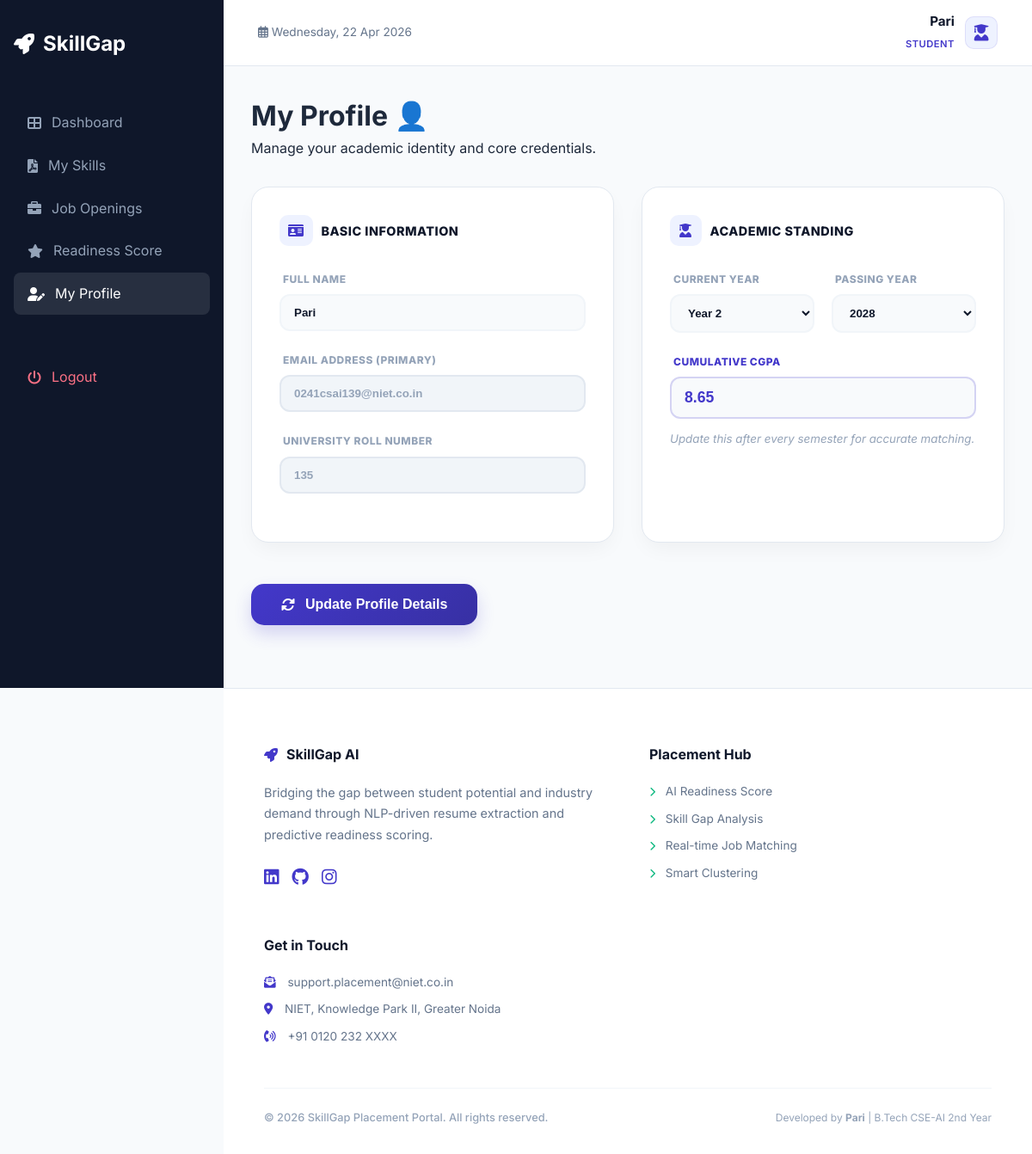
Screenshot of /student/my_profile.php (signed in) with the database file from the repository.
### tables this page shows
CREATE TABLE `students` (
  `student_id` int(11) NOT NULL,
  `name` varchar(100) NOT NULL,
  `roll_number` varchar(50) NOT NULL,
  `year` int(11) DEFAULT NULL,
  `cgpa` decimal(3,2) DEFAULT 0.00,
  `passing_year` int(11) DEFAULT NULL,
  `email` varchar(100) NOT NULL,
  `password` varchar(255) NOT NULL
);

### student/my_profile.php (the view, shortened to what this page needs)
<?php
require_once '../includes/db_connect.php';
$student_id = $_SESSION['user_id'];
$stmt = $pdo->prepare("SELECT * FROM students WHERE student_id = ?");
$stmt->execute([$student_id]);
$user = $stmt->fetch();
include '../includes/header.php';
?>
<div class="welcome-banner">
    <h1>My Profile 👤</h1>
    <p>Manage your academic identity and core credentials.</p>
</div>
<form method="POST" style="margin-top: 2rem;">
    <div class="dashboard-grid" style="grid-template-columns: 1fr 1fr;">
        <div class="profile-card">
            <h4 class="card-title"><i class="fas fa-id-card"></i> Basic Information</h4>
            <div class="custom-input-group">
                <label>Full Name</label>
                <input type="text" name="name" class="custom-input" value="<?= htmlspecialchars($user['name']) ?>" required>
            </div>
            <div class="custom-input-group">
                <label>Email Address (Primary)</label>
                <input type="text" class="custom-input" value="<?= $user['email'] ?>" disabled>
            </div>
            <div class="custom-input-group">
                <label>University Roll Number</label>
                <input type="text" class="custom-input" value="<?= $user['roll_number'] ?>" disabled>
            </div>
        </div>
        <div class="profile-card">
            <h4 class="card-title"><i class="fas fa-user-graduate"></i> Academic Standing</h4>
            <div style="display: grid; grid-template-columns: 1fr 1fr; gap: 20px;">
                <div class="custom-input-group">
                    <label>Current Year</label>
                    <select name="year" class="custom-select">
                        <?php for($i=1; $i<=4; $i++): ?>
                            <option value="<?= $i ?>" <?= $user['year'] == $i ? 'selected' : '' ?>>Year <?= $i ?></option>
                        <?php endfor; ?>
                    </select>
                </div>
                <div class="custom-input-group">
                    <label>Passing Year</label>
                    <select name="passing_year" class="custom-select">
                        <?php for($y=2024; $y<=2030; $y++): ?>
                            <option value="<?= $y ?>" <?= $user['passing_year'] == $y ? 'selected' : '' ?>><?= $y ?></option>
                        <?php endfor; ?>
                    </select>
                </div>
            </div>
            <div class="custom-input-group">
                <label style="color: var(--primary);">Cumulative CGPA</label>
                <input type="number" step="0.01" name="cgpa" class="custom-input" value="<?= $user['cgpa'] ?>" style="border-color: rgba(67, 56, 202, 0.2); font-size: 1.1rem; color: var(--primary);">
                <small style="color: #94a3b8; font-style: italic; margin-top: 5px;">Update this after every semester for accurate matching.</small>
            </div>
        </div>
        <div style="grid-column: span 2; text-align: left;">
            <button type="submit" name="update_profile" class="btn-update">
                <i class="fas fa-sync-alt"></i> Update Profile Details
            </button>
        </div>
    </div>
</form>
<?php include '../includes/footer.php'; ?>

### css/style.css (style rules this page uses)
:root { --primary: #4338ca; --primary-light: #eef2ff; --secondary: #0f172a; --accent: #10b981; --bg: #f8fafc; --text: #1e293b; --border-color: #e2e8f0; --white: #ffffff; --sidebar-width: 260px; }
* { margin: 0; padding: 0; box-sizing: border-box; }
body { font-family: 'Inter', sans-serif; background-color: var(--bg); color: var(--text); line-height: 1.6; overflow-x: hidden; }
.dashboard-grid { display: grid; grid-template-columns: repeat(auto-fit, minmax(300px, 1fr)); gap: 2rem; }

### student/my_profile.php (style rules this page uses)
.profile-card { background: white; border-radius: 20px; padding: 2rem; border: 1px solid var(--border-color); box-shadow: 0 10px 25px -5px rgba(0,0,0,0.05); height: 100%; }
.card-title { font-size: 0.9rem; font-weight: 800; color: var(--secondary); margin-bottom: 1.8rem; display: flex; align-items: center; gap: 10px; text-transform: uppercase; letter-spacing: 0.5px; }
.card-title i { background: var(--primary-light); color: var(--primary); padding: 10px; border-radius: 10px; font-size: 1rem; }
.custom-input-group { display: flex; flex-direction: column; gap: 8px; margin-bottom: 1.5rem; }
.custom-input-group label { font-size: 0.75rem; font-weight: 800; color: #94a3b8; text-transform: uppercase; letter-spacing: 0.5px; margin-left: 4px; }
.custom-input, .custom-select { border: 2px solid #f1f5f9; background: #f8fafc; border-radius: 12px; padding: 12px 15px; font-weight: 600; color: var(--secondary); transition: 0.3s; outline: none; }
.custom-input:disabled { background: #f1f5f9; color: #94a3b8; cursor: not-allowed; border-color: #e2e8f0; }
.btn-update { background: linear-gradient(135deg, var(--primary) 0%, #3730a3 100%); color: white; border: none; padding: 15px 35px; border-radius: 15px; font-weight: 700; font-size: 1rem; cursor: pointer; transition: all 0.3s cubic-bezier(0.175, 0.885, 0.32, 1.275); display: inline-flex; align-items: center; gap: 12px; box-shadow: 0 10px 20px rgba(67, 56, 202, 0.2); margin-top: 1rem; }

### rows the page displays
students: name "Pari", email "0241csai139@niet.co.in", roll_number "135", year "Year 2", passing_year "2028", cgpa "8.65"

### other values shown
$_SESSION['name'] "Pari"
$_SESSION['role'] "STUDENT"
